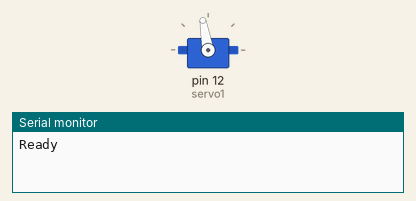
Recording of a sketch running on a simulated Arduino Uno, built with avr-gcc and run on an emulated ATmega328P. Parts: servo, the last lines printed to the serial monitor.

Above: at 0.1 s.
At 2.1 s:
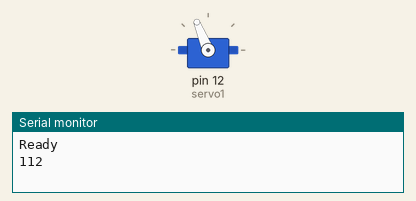
Timing chart, 0 to 3.6 s (numbered marks = the images above):
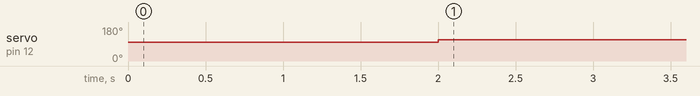

The sketch:

servo001.ino
```cpp
#include <Servo.h>

//SPEED CONTROL for RV
//  70 = max rev
//  80 = slow rev
// 100 = brake (lower)
// 105 = brake (upper)
// 106 = slow fwd
// 112 = max fwd

Servo servo1;
int svrspeed;

void setup() {

  pinMode(1,OUTPUT);
  servo1.attach(12); //analog pin 0

  Serial.begin(1200);
  Serial.println("Ready");
  svrspeed = 100;
  servo1.write(svrspeed);
  delay(2000);

   svrspeed = 112;
}

void loop() {

      Serial.println(svrspeed);
      servo1.write(svrspeed);
      delay(200);
      //svrspeed = svrspeed+1;


}
```

Measured:
- by itself, servo on pin 12 (servo1): 100° → 112° at 2.0 s
